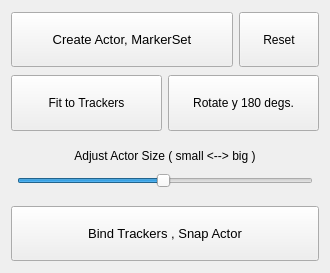
<?xml version="1.0" encoding="UTF-8"?>
<ui version="4.0">
 <class>childWidget</class>
 <widget class="QWidget" name="childWidget">
  <property name="geometry">
   <rect>
    <x>0</x>
    <y>0</y>
    <width>330</width>
    <height>273</height>
   </rect>
  </property>
  <property name="windowTitle">
   <string>Form</string>
  </property>
  <layout class="QVBoxLayout" name="verticalLayout_3">
   <property name="topMargin">
    <number>12</number>
   </property>
   <property name="bottomMargin">
    <number>12</number>
   </property>
   <item>
    <layout class="QVBoxLayout" name="verticalLayout_2">
     <property name="spacing">
      <number>8</number>
     </property>
     <item>
      <layout class="QHBoxLayout" name="horizontalLayout_2">
       <property name="spacing">
        <number>6</number>
       </property>
       <item>
        <widget class="QPushButton" name="CreateButton">
         <property name="enabled">
          <bool>true</bool>
         </property>
         <property name="sizePolicy">
          <sizepolicy hsizetype="MinimumExpanding" vsizetype="Expanding">
           <horstretch>0</horstretch>
           <verstretch>0</verstretch>
          </sizepolicy>
         </property>
         <property name="minimumSize">
          <size>
           <width>0</width>
           <height>0</height>
          </size>
         </property>
         <property name="font">
          <font>
           <pointsize>10</pointsize>
          </font>
         </property>
         <property name="text">
          <string>Create Actor, MarkerSet</string>
         </property>
        </widget>
       </item>
       <item>
        <widget class="QPushButton" name="ResetButton">
         <property name="sizePolicy">
          <sizepolicy hsizetype="Minimum" vsizetype="Expanding">
           <horstretch>0</horstretch>
           <verstretch>0</verstretch>
          </sizepolicy>
         </property>
         <property name="minimumSize">
          <size>
           <width>0</width>
           <height>0</height>
          </size>
         </property>
         <property name="text">
          <string>Reset</string>
         </property>
        </widget>
       </item>
      </layout>
     </item>
     <item>
      <layout class="QHBoxLayout" name="horizontalLayout">
       <property name="spacing">
        <number>6</number>
       </property>
       <item>
        <widget class="QPushButton" name="FitTrackerButton">
         <property name="sizePolicy">
          <sizepolicy hsizetype="MinimumExpanding" vsizetype="Expanding">
           <horstretch>0</horstretch>
           <verstretch>0</verstretch>
          </sizepolicy>
         </property>
         <property name="minimumSize">
          <size>
           <width>0</width>
           <height>0</height>
          </size>
         </property>
         <property name="text">
          <string>Fit to Trackers</string>
         </property>
        </widget>
       </item>
       <item>
        <widget class="QPushButton" name="RotateButton">
         <property name="sizePolicy">
          <sizepolicy hsizetype="MinimumExpanding" vsizetype="Expanding">
           <horstretch>0</horstretch>
           <verstretch>0</verstretch>
          </sizepolicy>
         </property>
         <property name="minimumSize">
          <size>
           <width>0</width>
           <height>0</height>
          </size>
         </property>
         <property name="text">
          <string>Rotate y 180 degs.</string>
         </property>
        </widget>
       </item>
      </layout>
     </item>
     <item>
      <layout class="QVBoxLayout" name="verticalLayout">
       <property name="spacing">
        <number>10</number>
       </property>
       <property name="leftMargin">
        <number>6</number>
       </property>
       <property name="topMargin">
        <number>10</number>
       </property>
       <property name="rightMargin">
        <number>6</number>
       </property>
       <property name="bottomMargin">
        <number>10</number>
       </property>
       <item>
        <widget class="QLabel" name="label">
         <property name="sizePolicy">
          <sizepolicy hsizetype="Expanding" vsizetype="MinimumExpanding">
           <horstretch>0</horstretch>
           <verstretch>0</verstretch>
          </sizepolicy>
         </property>
         <property name="font">
          <font>
           <pointsize>9</pointsize>
          </font>
         </property>
         <property name="text">
          <string>&lt;html&gt;&lt;head/&gt;&lt;body&gt;&lt;p&gt;Adjust Actor Size ( small &amp;lt;--&amp;gt; big )&lt;/p&gt;&lt;/body&gt;&lt;/html&gt;</string>
         </property>
         <property name="alignment">
          <set>Qt::AlignCenter</set>
         </property>
        </widget>
       </item>
       <item>
        <widget class="QSlider" name="horizontalSlider">
         <property name="minimum">
          <number>1</number>
         </property>
         <property name="maximum">
          <number>100</number>
         </property>
         <property name="sliderPosition">
          <number>50</number>
         </property>
         <property name="orientation">
          <enum>Qt::Horizontal</enum>
         </property>
        </widget>
       </item>
      </layout>
     </item>
     <item>
      <widget class="QPushButton" name="BindButton">
       <property name="sizePolicy">
        <sizepolicy hsizetype="MinimumExpanding" vsizetype="Expanding">
         <horstretch>0</horstretch>
         <verstretch>0</verstretch>
        </sizepolicy>
       </property>
       <property name="minimumSize">
        <size>
         <width>0</width>
         <height>0</height>
        </size>
       </property>
       <property name="font">
        <font>
         <pointsize>10</pointsize>
        </font>
       </property>
       <property name="text">
        <string>Bind Trackers , Snap Actor</string>
       </property>
      </widget>
     </item>
    </layout>
   </item>
  </layout>
 </widget>
 <resources/>
 <connections>
  <connection>
   <sender>CreateButton</sender>
   <signal>clicked()</signal>
   <receiver>childWidget</receiver>
   <slot>CreateActor_MarkerSet()</slot>
   <hints>
    <hint type="sourcelabel">
     <x>137</x>
     <y>40</y>
    </hint>
    <hint type="destinationlabel">
     <x>3</x>
     <y>11</y>
    </hint>
   </hints>
  </connection>
  <connection>
   <sender>FitTrackerButton</sender>
   <signal>clicked()</signal>
   <receiver>childWidget</receiver>
   <slot>FitToTrackers()</slot>
   <hints>
    <hint type="sourcelabel">
     <x>37</x>
     <y>93</y>
    </hint>
    <hint type="destinationlabel">
     <x>5</x>
     <y>114</y>
    </hint>
   </hints>
  </connection>
  <connection>
   <sender>RotateButton</sender>
   <signal>clicked()</signal>
   <receiver>childWidget</receiver>
   <slot>RotateYdeg()</slot>
   <hints>
    <hint type="sourcelabel">
     <x>234</x>
     <y>110</y>
    </hint>
    <hint type="destinationlabel">
     <x>291</x>
     <y>155</y>
    </hint>
   </hints>
  </connection>
  <connection>
   <sender>ResetButton</sender>
   <signal>clicked()</signal>
   <receiver>childWidget</receiver>
   <slot>ResetAll()</slot>
   <hints>
    <hint type="sourcelabel">
     <x>274</x>
     <y>37</y>
    </hint>
    <hint type="destinationlabel">
     <x>301</x>
     <y>55</y>
    </hint>
   </hints>
  </connection>
  <connection>
   <sender>BindButton</sender>
   <signal>clicked()</signal>
   <receiver>childWidget</receiver>
   <slot>BindMarkerModel()</slot>
   <hints>
    <hint type="sourcelabel">
     <x>167</x>
     <y>253</y>
    </hint>
    <hint type="destinationlabel">
     <x>185</x>
     <y>273</y>
    </hint>
   </hints>
  </connection>
  <connection>
   <sender>horizontalSlider</sender>
   <signal>valueChanged(int)</signal>
   <receiver>childWidget</receiver>
   <slot>AdjustActorSize()</slot>
   <hints>
    <hint type="sourcelabel">
     <x>199</x>
     <y>175</y>
    </hint>
    <hint type="destinationlabel">
     <x>327</x>
     <y>190</y>
    </hint>
   </hints>
  </connection>
 </connections>
 <slots>
  <slot>CreateActor_MarkerSet()</slot>
  <slot>FitToTrackers()</slot>
  <slot>RotateYdeg()</slot>
  <slot>ResetAll()</slot>
  <slot>AdjustActorSize()</slot>
  <slot>BindMarkerModel()</slot>
  <slot>slot1()</slot>
 </slots>
</ui>
